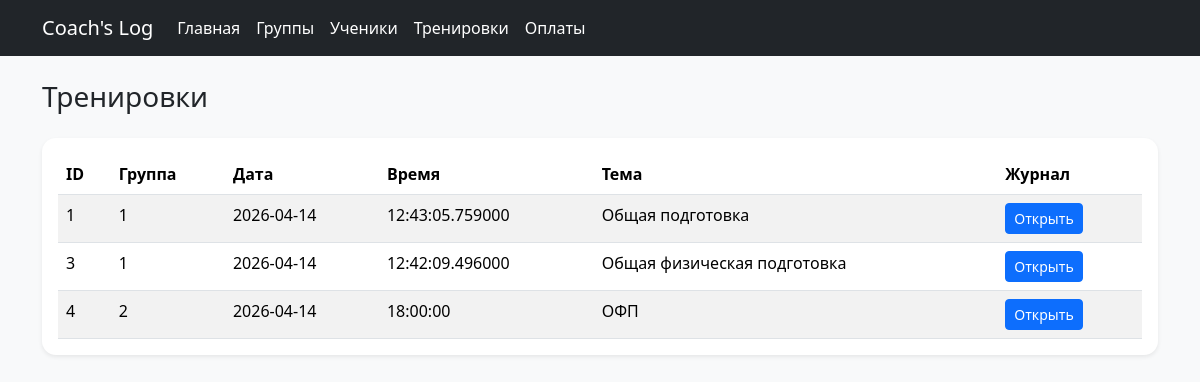
Page /trainings-page on the committed database.
### app/models/training.py (models this page shows)
class Training(Base):
    __tablename__ = "trainings"
    id: Mapped[int] = mapped_column(primary_key=True, index=True)
    group_id: Mapped[int] = mapped_column(ForeignKey("groups.id"), nullable=False)
    training_date: Mapped[date] = mapped_column(Date, nullable=False)
    training_time: Mapped[time] = mapped_column(Time, nullable=False)
    topic: Mapped[str | None] = mapped_column(String(255), nullable=True)
    group: Mapped["Group"] = relationship(back_populates="trainings")
    attendances: Mapped[list["Attendance"]] = relationship(
        back_populates="training",
        cascade="all, delete-orphan"
    )

### app/routers/pages.py (the view)
@router.get("/trainings-page", response_class=HTMLResponse)
def trainings_page(request: Request, db: Session = Depends(get_db)):
    trainings = db.query(Training).order_by(Training.id).all()
    return templates.TemplateResponse(
        request=request,
        name="trainings/list.html",
        context={
            "request": request,
            "trainings": trainings,
        },
    )

### app/templates/trainings/list.html (shortened to what this page needs)
{% extends "base.html" %}
{% block content %}
<h1 class="h3 mb-4">Тренировки</h1>
<div class="card shadow-sm">
    <div class="card-body">
        {% if trainings %}
        <div class="table-responsive">
            <table class="table table-striped">
                <thead>
                    <tr>
                        <th>ID</th>
                        <th>Группа</th>
                        <th>Дата</th>
                        <th>Время</th>
                        <th>Тема</th>
                        <th>Журнал</th>
                    </tr>
                </thead>
                <tbody>
                    {% for t in trainings %}
                    <tr>
                        <td>{{ t.id }}</td>
                        <td>{{ t.group_id }}</td>
                        <td>{{ t.training_date }}</td>
                        <td>{{ t.training_time }}</td>
                        <td>{{ t.topic }}</td>
                        <td>
    <a href="/attendance-page/{{ t.id }}" class="btn btn-sm btn-primary">
        Открыть
    </a>
</td>
                    </tr>
                    {% endfor %}
                </tbody>
            </table>
        </div>
        {% else %}
        <p>Нет тренировок</p>
        {% endif %}
    </div>
</div>
{% endblock %}

### app/static/css/styles.css (style rules this page uses)
body { background-color: #f8f9fa; }
.card { border: none; border-radius: 14px; }
.table { margin-bottom: 0; }

### rows in the picture
Training: id "1", group_id "1", training_date "2026-04-14", training_time "12:43:05.759000", topic "Общая подготовка"
Training: id "3", group_id "1", training_date "2026-04-14", training_time "12:42:09.496000", topic "Общая физическая подготовка"
Training: id "4", group_id "2", training_date "2026-04-14", training_time "18:00:00", topic "ОФП"
